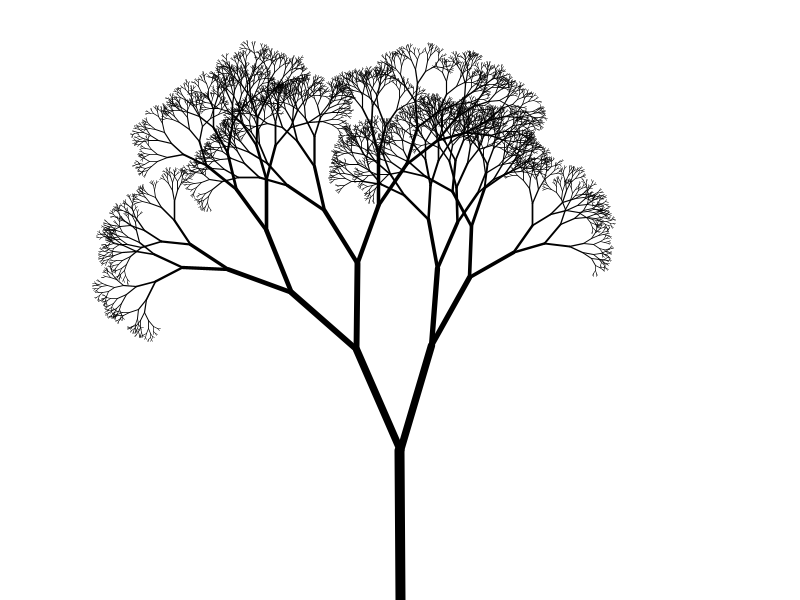
Frame 1 (no input)
Frame 60 (the mouse pressed at the canvas centre just before this capture): identical to frame 1, image omitted
Frame 120 (the mouse held since frame 60 and released just before this capture): identical to frame 1, image omitted

The Processing sketch that drew this single still picture (run headless with seeded random() and noise(); from frame 60 on, the mouse is pressed at the canvas centre):

// Processing sketch: w10_03_recursiveTreeObj
// ── w10_03_recursiveTreeObj.pde
// bryan ma for code 2 sp 19

ArrayList<Branch> branches = new ArrayList<Branch>();

void setup() {
  size(800, 600);
  createBranch(new PVector(width/2, height), -PI/2, 150);
}

void draw() {
  background(255);
  for (Branch branch : branches) {
    branch.display();
  }
  
}

void createBranch(PVector start, float angle, float len) {
  branches.add(new Branch(start.copy(), angle, len));
  PVector fromAngle = PVector.fromAngle(angle);
  fromAngle.mult(len);
  PVector end = PVector.add(start, fromAngle);
  len *= random(0.6, 0.8);
  if (len > 2) {
    createBranch(end, angle - PI/random(5,15), len);
    createBranch(end, angle + PI/random(5,15), len);
  }
}

class Branch {
  PVector start, end, line;
  float angle;
  float strokeWeight;

  Branch(PVector startPoint, float angle, float len) {
    start = startPoint.copy();
    line = PVector.fromAngle(angle);
    line.mult(len);
    strokeWeight = map(len, 10, 150, 1, 10);
  }

  void display() {
    pushMatrix();
    translate(start.x, start.y);
    strokeWeight(strokeWeight);
    line(0, 0, line.x, line.y);
    
    popMatrix();
  }
}
